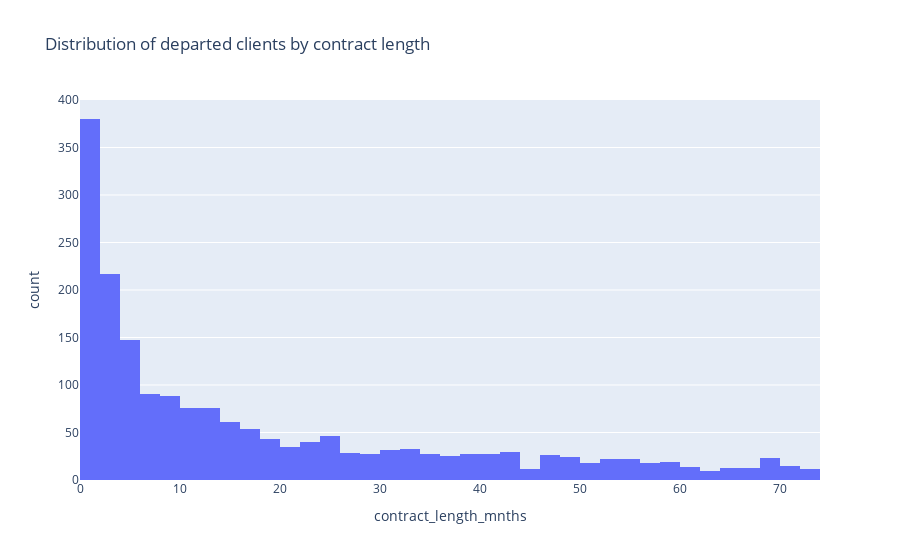
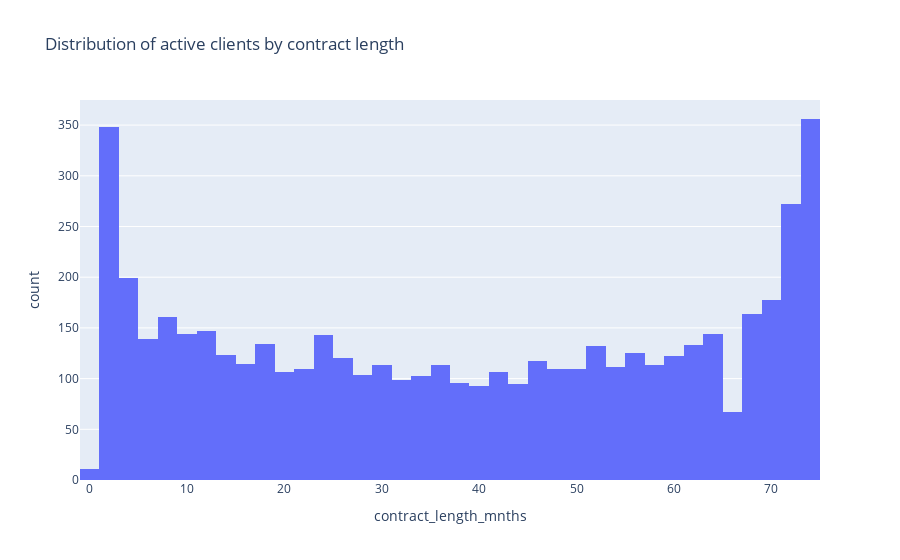

Here is the notebook cell these charts were saved with, in order:
### Code cell
fig1 = px.histogram(contracts.query('quit==1'), x='contract_length_mnths', title='Distribution of departed clients by contract length')
fig2 = px.histogram(contracts.query('quit==0'), x='contract_length_mnths', title = 'Distribution of active clients by contract length' )
fig1.show()
fig2.show()

### Figure 1 — Plotly figure (JSON) as saved in the notebook; plotly's stock layout.template omitted (floating-point values rounded to 4 significant figures; data arrays with more than 128 entries replaced by an {"elided": "..."} marker saying what was removed)
{"data": [{"alignmentgroup": "True", "bingroup": "x", "hovertemplate": "contract_length_mnths=%{x}<br>count=%{y}<extra></extra>", "legendgroup": "", "marker": {"color": "#636efa", "pattern": {"shape": ""}}, "name": "", "offsetgroup": "", "orientation": "v", "showlegend": false, "type": "histogram", "x": {"elided": "1869 float values"}, "xaxis": "x", "yaxis": "y"}], "layout": {"barmode": "relative", "legend": {"tracegroupgap": 0}, "title": {"text": "Distribution of departed clients by contract length"}, "xaxis": {"anchor": "y", "domain": [0, 1], "title": {"text": "contract_length_mnths"}}, "yaxis": {"anchor": "x", "domain": [0, 1], "title": {"text": "count"}}}}

### Figure 2 — Plotly figure (JSON) as saved in the notebook; plotly's stock layout.template omitted (floating-point values rounded to 4 significant figures; data arrays with more than 128 entries replaced by an {"elided": "..."} marker saying what was removed)
{"data": [{"alignmentgroup": "True", "bingroup": "x", "hovertemplate": "contract_length_mnths=%{x}<br>count=%{y}<extra></extra>", "legendgroup": "", "marker": {"color": "#636efa", "pattern": {"shape": ""}}, "name": "", "offsetgroup": "", "orientation": "v", "showlegend": false, "type": "histogram", "x": {"elided": "5174 float values"}, "xaxis": "x", "yaxis": "y"}], "layout": {"barmode": "relative", "legend": {"tracegroupgap": 0}, "title": {"text": "Distribution of active clients by contract length"}, "xaxis": {"anchor": "y", "domain": [0, 1], "title": {"text": "contract_length_mnths"}}, "yaxis": {"anchor": "x", "domain": [0, 1], "title": {"text": "count"}}}}
